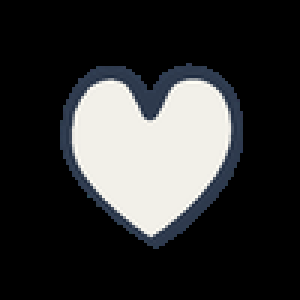
#> input picture 04-editable-project/frames/01-heart/frame-007.png, 100 x 100 px (shown 3 times larger)
$ python -i build_all.py   (imports and definitions only)
#> lines starting #> are read from the running program, lines starting #| are printed output that depends on the picture
import argparse
from math import ceil
from pathlib import Path

from PIL import Image, ImageDraw, ImageFont

from frame_core.models import FrameMotionSpec
from motion_core.encode import encode_webm
from motion_core.models import MotionSpec
from motion_core.render import render_motion
from motions.registry import SPECS
from pack_registry import select_stems


ROOT = Path(__file__).resolve().parent
FRAMES = ROOT / "frames"
UPLOAD = ROOT / "upload"
PREVIEWS = ROOT / "previews"
INDIVIDUAL = PREVIEWS / "individual"
BACKGROUND = (23, 34, 44, 255)
PREVIEW_FPS = 30
OBSOLETE_MIXED_CONTACT_SHEETS = {
    "all": "contact-sheet.gif",
    "batch1": "contact-sheet-batch1.gif",
    "soft": "contact-sheet-soft.gif",
    "impact": "contact-sheet-impact.gif",
    "story": "contact-sheet-story.gif",
}


# [9 lines left out: function gif_frame_durations, not called in this run]


def prepare_gif_frames(frames: list[Image.Image]) -> list[Image.Image]:
    if not frames:
        raise ValueError("GIF requires at least one frame")
    rgb_frames = [frame.convert("RGB") for frame in frames]
    width, height = rgb_frames[0].size
    atlas = Image.new("RGB", (width, height * len(rgb_frames)))
    for index, frame in enumerate(rgb_frames):
        atlas.paste(frame, (0, index * height))
    palette = atlas.quantize(
        colors=254,
        method=Image.Quantize.MEDIANCUT,
        dither=Image.Dither.NONE,
    ).getpalette()
    palette += [0] * (768 - len(palette))
    marker_color = rgb_frames[0].getpixel((width - 1, height - 1))
    palette[254 * 3:255 * 3] = list(marker_color)
    palette[255 * 3:256 * 3] = list(marker_color)
    palette_image = Image.new("P", (1, 1))
    palette_image.putpalette(palette)

    prepared = []
    for index, frame in enumerate(rgb_frames):
        indexed = frame.quantize(
            palette=palette_image,
            dither=Image.Dither.NONE,
        )
        indexed.putpixel((width - 1, height - 1), 254 + index % 2)
        prepared.append(indexed)
    return prepared


def select_specs(selection: str) -> list[MotionSpec | FrameMotionSpec]:
    return [SPECS[stem] for stem in select_stems(selection, SPECS)]


# [166 lines left out: functions save_frames, start_with_strongest_frame, save_individual_preview, load_saved_frames, build_individual_previews, group_specs_by_duration and 4 more, not called in this run]


# [2 lines not run here, left out]

>>> import cv2
>>> picture = cv2.imread('frames/01-heart/frame-007.png', cv2.IMREAD_GRAYSCALE)
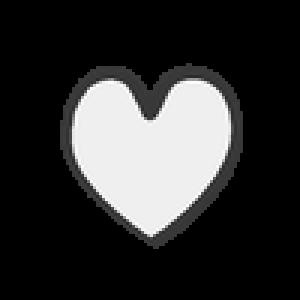
#> picture: shape (100, 100) (shown 3 times larger); min 0, max 254, mean 50.8
#> (the run stopped early here; a loop or call above may not have finished)
